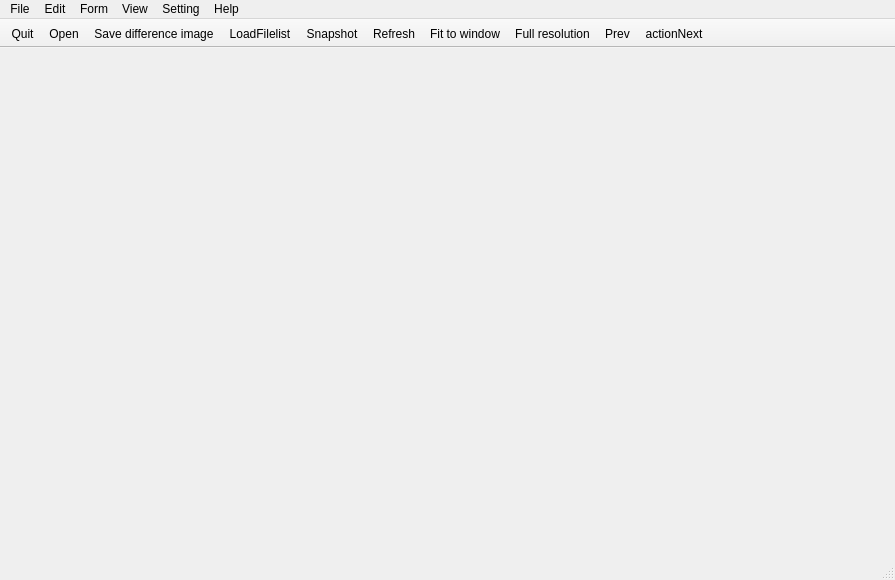
<?xml version="1.0" encoding="UTF-8"?>
<ui version="4.0">
 <class>MainWindow</class>
 <widget class="QMainWindow" name="MainWindow">
  <property name="geometry">
   <rect>
    <x>0</x>
    <y>0</y>
    <width>895</width>
    <height>580</height>
   </rect>
  </property>
  <property name="windowTitle">
   <string>Viewer</string>
  </property>
  <property name="windowIcon">
   <iconset resource="../res/diffimg.qrc">
    <normaloff>:/diffimg/diffimg.png</normaloff>:/diffimg/diffimg.png</iconset>
  </property>
  <widget class="QWidget" name="centralwidget">
   <layout class="QGridLayout" name="gridLayout_2">
    <item row="0" column="0">
     <layout class="QGridLayout" name="gridLayout"/>
    </item>
   </layout>
  </widget>
  <widget class="QMenuBar" name="menubar">
   <property name="geometry">
    <rect>
     <x>0</x>
     <y>0</y>
     <width>895</width>
     <height>22</height>
    </rect>
   </property>
   <widget class="QMenu" name="menuFile">
    <property name="title">
     <string>File</string>
    </property>
   </widget>
   <widget class="QMenu" name="menuEdit">
    <property name="title">
     <string>Edit</string>
    </property>
   </widget>
   <widget class="QMenu" name="menuForm">
    <property name="title">
     <string>Form</string>
    </property>
   </widget>
   <widget class="QMenu" name="menuView">
    <property name="title">
     <string>View</string>
    </property>
   </widget>
   <widget class="QMenu" name="menuSetting">
    <property name="title">
     <string>Setting</string>
    </property>
   </widget>
   <widget class="QMenu" name="menuHelp">
    <property name="title">
     <string>Help</string>
    </property>
   </widget>
   <addaction name="menuFile"/>
   <addaction name="menuEdit"/>
   <addaction name="menuForm"/>
   <addaction name="menuView"/>
   <addaction name="menuSetting"/>
   <addaction name="menuHelp"/>
  </widget>
  <widget class="QStatusBar" name="statusbar"/>
  <widget class="QToolBar" name="toolBar">
   <property name="enabled">
    <bool>true</bool>
   </property>
   <property name="windowTitle">
    <string>toolBar</string>
   </property>
   <property name="movable">
    <bool>false</bool>
   </property>
   <property name="floatable">
    <bool>false</bool>
   </property>
   <attribute name="toolBarArea">
    <enum>TopToolBarArea</enum>
   </attribute>
   <attribute name="toolBarBreak">
    <bool>false</bool>
   </attribute>
   <addaction name="actionQuit"/>
   <addaction name="actionOpen"/>
   <addaction name="actionSave"/>
   <addaction name="actionLoadFilelist"/>
   <addaction name="actionSnapshot"/>
   <addaction name="actionRefresh"/>
   <addaction name="actionFitToWindow"/>
   <addaction name="actionFullResolution"/>
   <addaction name="actionPrev"/>
   <addaction name="actionNext"/>
  </widget>
  <action name="actionEdit">
   <property name="text">
    <string>Edit</string>
   </property>
  </action>
  <action name="actionColumn">
   <property name="text">
    <string>Column</string>
   </property>
  </action>
  <action name="actionRow">
   <property name="text">
    <string>Row</string>
   </property>
  </action>
  <action name="actionQuit">
   <property name="checkable">
    <bool>false</bool>
   </property>
   <property name="checked">
    <bool>false</bool>
   </property>
   <property name="icon">
    <iconset resource="../res/diffimg.qrc">
     <normaloff>:/diffimg/icon_quit.png</normaloff>:/diffimg/icon_quit.png</iconset>
   </property>
   <property name="text">
    <string>Quit</string>
   </property>
   <property name="shortcut">
    <string>Ctrl+Q</string>
   </property>
   <property name="visible">
    <bool>true</bool>
   </property>
   <property name="menuRole">
    <enum>QAction::QuitRole</enum>
   </property>
   <property name="iconVisibleInMenu">
    <bool>false</bool>
   </property>
   <property name="shortcutVisibleInContextMenu">
    <bool>true</bool>
   </property>
  </action>
  <action name="actionOpen">
   <property name="icon">
    <iconset resource="../res/diffimg.qrc">
     <normaloff>:/diffimg/icon_open.png</normaloff>:/diffimg/icon_open.png</iconset>
   </property>
   <property name="text">
    <string>Open</string>
   </property>
  </action>
  <action name="actionFullResolution">
   <property name="icon">
    <iconset resource="../res/diffimg.qrc">
     <normaloff>:/diffimg/icon_mag1.png</normaloff>:/diffimg/icon_mag1.png</iconset>
   </property>
   <property name="text">
    <string>Full resolution</string>
   </property>
  </action>
  <action name="actionFitToWindow">
   <property name="icon">
    <iconset resource="../res/diffimg.qrc">
     <normaloff>:/diffimg/icon_magfit.png</normaloff>:/diffimg/icon_magfit.png</iconset>
   </property>
   <property name="text">
    <string>Fit to window</string>
   </property>
  </action>
  <action name="actionNext">
   <property name="icon">
    <iconset resource="../res/diffimg.qrc">
     <normaloff>:/diffimg/next.png</normaloff>:/diffimg/next.png</iconset>
   </property>
   <property name="text">
    <string>actionNext</string>
   </property>
   <property name="toolTip">
    <string>Next image</string>
   </property>
   <property name="statusTip">
    <string>Next image</string>
   </property>
   <property name="whatsThis">
    <string>Next image</string>
   </property>
   <property name="shortcut">
    <string>Right</string>
   </property>
  </action>
  <action name="actionPrev">
   <property name="icon">
    <iconset resource="../res/diffimg.qrc">
     <normaloff>:/diffimg/prev.png</normaloff>:/diffimg/prev.png</iconset>
   </property>
   <property name="text">
    <string>Prev</string>
   </property>
   <property name="toolTip">
    <string>Previous image</string>
   </property>
   <property name="statusTip">
    <string>Previous image</string>
   </property>
   <property name="whatsThis">
    <string>Previous image</string>
   </property>
   <property name="shortcut">
    <string>Left</string>
   </property>
  </action>
  <action name="actionSave">
   <property name="checkable">
    <bool>false</bool>
   </property>
   <property name="icon">
    <iconset resource="../res/diffimg.qrc">
     <normaloff>:/diffimg/save.png</normaloff>:/diffimg/save.png</iconset>
   </property>
   <property name="text">
    <string>Save difference image</string>
   </property>
   <property name="toolTip">
    <string>Save difference image</string>
   </property>
  </action>
  <action name="actionRefresh">
   <property name="checkable">
    <bool>false</bool>
   </property>
   <property name="icon">
    <iconset resource="../res/diffimg.qrc">
     <normaloff>:/diffimg/refresh.png</normaloff>:/diffimg/refresh.png</iconset>
   </property>
   <property name="text">
    <string>Refresh</string>
   </property>
   <property name="shortcut">
    <string>R</string>
   </property>
  </action>
  <action name="actionLoadFilelist">
   <property name="icon">
    <iconset resource="../res/diffimg.qrc">
     <normaloff>:/diffimg/perchannel.png</normaloff>:/diffimg/perchannel.png</iconset>
   </property>
   <property name="text">
    <string>LoadFilelist</string>
   </property>
   <property name="shortcut">
    <string>T</string>
   </property>
  </action>
  <action name="actionSnapshot">
   <property name="icon">
    <iconset resource="../res/diffimg.qrc">
     <normaloff>:/diffimg/snapshot.png</normaloff>:/diffimg/snapshot.png</iconset>
   </property>
   <property name="text">
    <string>Snapshot</string>
   </property>
   <property name="shortcut">
    <string>S</string>
   </property>
  </action>
 </widget>
 <resources>
  <include location="../res/diffimg.qrc"/>
 </resources>
 <connections/>
</ui>
